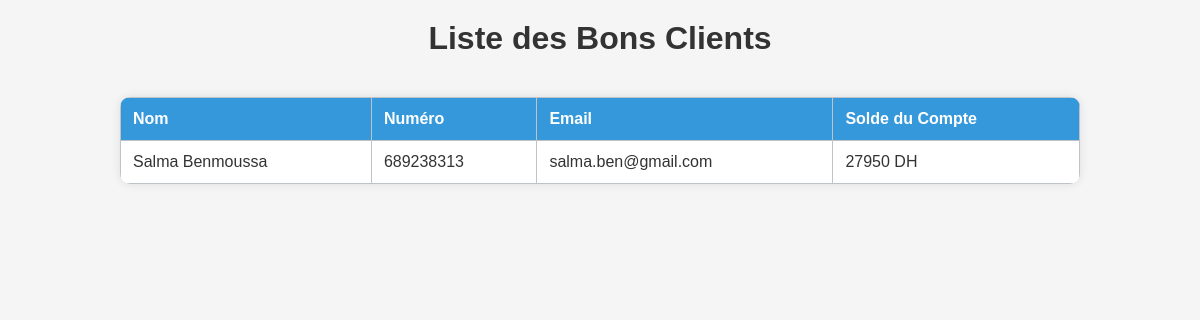
/affichage_bon_clients.php (signed in), run on the app's committed database.
### tables this page shows
CREATE TABLE `users` (
  `id` int(100) NOT NULL,
  `name` varchar(100) NOT NULL,
  `email` varchar(100) NOT NULL,
  `password` varchar(100) NOT NULL,
  `user_type` varchar(20) NOT NULL DEFAULT 'client',
  `phone` int(100) NOT NULL,
  `soldeCompte` int(100) NOT NULL
);

### affichage_bon_clients.php (the view, shortened to what this page needs)
<?php
@include 'configuration.php';
$query = "SELECT soldeCompte, name, phone, email FROM users WHERE user_type = 'client' AND soldeCompte > 20000";
$result = mysqli_query($conn, $query);
?>
<!DOCTYPE html>
<html lang="en">
<head>
</head>
<body>
    <h1>Liste des Bons Clients</h1>
    <table>
        <thead>
            <tr>
                <th>Nom</th>
                <th>Numéro</th>
                <th>Email</th>
                <th>Solde du Compte</th>
            </tr>
        </thead>
        <tbody>
            <?php
            while ($row = mysqli_fetch_assoc($result)) {
                echo "<tr>";
                echo "<td>{$row['name']}</td>";
                echo "<td>{$row['phone']}</td>";
                echo "<td>{$row['email']}</td>";
                echo "<td>{$row['soldeCompte']} DH</td>";
                echo "</tr>";
            }
            ?>
        </tbody>
    </table>
</body>
</html>

### affichage_bon_clients.php (style rules this page uses)
body { font-family: Arial, sans-serif; background-color: #f5f5f5; margin: 0; padding: 0; display: flex; flex-direction: column; align-items: center; }
h1 { text-align: center; color: #333; margin: 20px 0; }
table { width: 80%; margin: 20px auto; border-collapse: collapse; background-color: #ffffff; box-shadow: 0 0 10px rgba(0, 0, 0, 0.1); border-radius: 10px; overflow: hidden; }
th, td { border: 1px solid #bdc3c7; padding: 12px; text-align: left; }
th { background-color: #3498db; color: #ffffff; }
td { color: #333333; }

### data on the page
users: name "Salma Benmoussa", phone "689238313", email "salma.ben@gmail.com", soldeCompte "27950"
